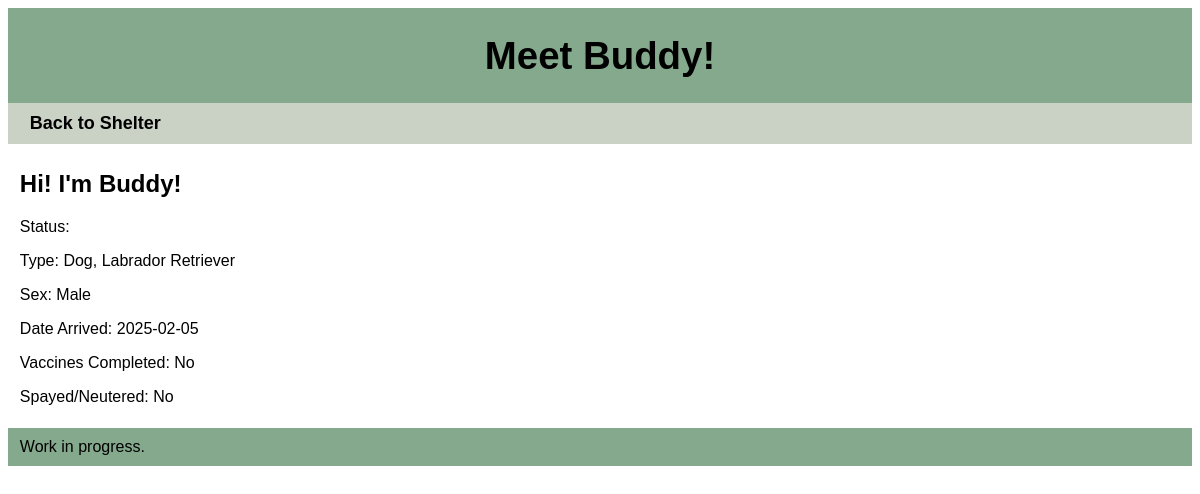
Page /animal/1 on the committed database.
### tables this page shows
CREATE TABLE Animal (
        animal_id INTEGER PRIMARY KEY AUTOINCREMENT,
        shelter_id INTEGER,
        name TEXT NOT NULL,
        type TEXT NOT NULL,
        breed TEXT NOT NULL,
        sex TEXT NOT NULL,
        foster INTEGER NOT NULL,
        adopt INTEGER NOT NULL,
        status TEXT NOT NULL,
        date_time_arrived TEXT NOT NULL,
        chipped BOOLEAN NOT NULL,
        date_last_vet_visit TEXT NOT NULL,
        vaccines BOOLEAN NOT NULL,
        spayed_neutered BOOLEAN NOT NULL,
        FOREIGN KEY (shelter_id) REFERENCES Shelter(shelter_id)
    );

### app/api.py (the view)
@app.route("/animal/<int:animalID>", methods = ['GET'])
def index_by_id(animalID = 0):
    conn = sqlite3.connect(DATABASE)
    conn.row_factory = sqlite3.Row
    cursor = conn.cursor()
    animal = cursor.execute(('SELECT name, type, shelter_id, breed, animal_id, sex, date_time_arrived, vaccines, spayed_neutered FROM Animal WHERE animal_id = ?'), (animalID,)).fetchone()
    conn.close()
    if not animal:
       return "Animal not found."
    return render_template("animal.html", animal=animal)

### app/templates/animal.html (shortened to what this page needs)
<!doctype html>
<html>
<head>
    <link rel="stylesheet" type="text/css" href="{{ url_for('static', filename='style.css') }}">
</head>
<body>
    <div id="container">
        <header>
            <h1>Meet {{ animal['name'] }}!</h1>
        </header>
        <body>
        <nav id="navbar">
            <a href = "/home/{{ animal['shelter_id' ]}}">Back to Shelter</a>
        </nav>
        <main>
            {% if animal %}
                <div id = "animal-info">
                    <h2>Hi! I'm {{ animal['name'] }}!</h2>
                    <p>Status: {{ animal['status'] }}</p>
                    <p>Type: {{ animal['type'] }}, {{ animal['breed'] }}</p>
                    <p>Sex: {{ animal['sex'] }}</p>
                    <p>Date Arrived: {{ animal['date_time_arrived'] }}</p>
                    {% if animal['vaccines'] == '1' %}
                        <p>Vaccines Completed: Yes</p>
                    {% else %}
                        <p>Vaccines Completed: No</p>
                    {% endif %}
                    {% if animal['spayed_neutered'] == '1' %}
                        <p>Spayed/Neutered: Yes</p>
                    {% else %}
                        <p>Spayed/Neutered: No</p>
                    {% endif %}
                </div>
            {% endif %}
        </main>
        </body>
        <footer>Work in progress.</a></footer>
    </div>
</body>
</html>

### app/static/style.css (style rules this page uses)
header { font-size: larger; background-color: #84a98c; align-content:center; text-align: center; font-family: 'Franklin Gothic Medium', 'Arial Narrow', Arial, sans-serif; }
nav { background-color: #cad2c5; padding: 10px 1%; font-family: Arial, Helvetica, sans-serif; }
nav a { font-weight: bold; font-size: large; text-decoration: none; padding: 10px; color: black; }
main { padding: 0.5% 1%; font-family: Arial, Helvetica, sans-serif; }
footer { background-color: #84a98c; padding: 10px 1%; font-family: 'Franklin Gothic Medium', 'Arial Narrow', Arial, sans-serif; }

### rows in the picture
Animal: name "Buddy", type "Dog", breed "Labrador Retriever", sex "Male", date_time_arrived "2025-02-05"
